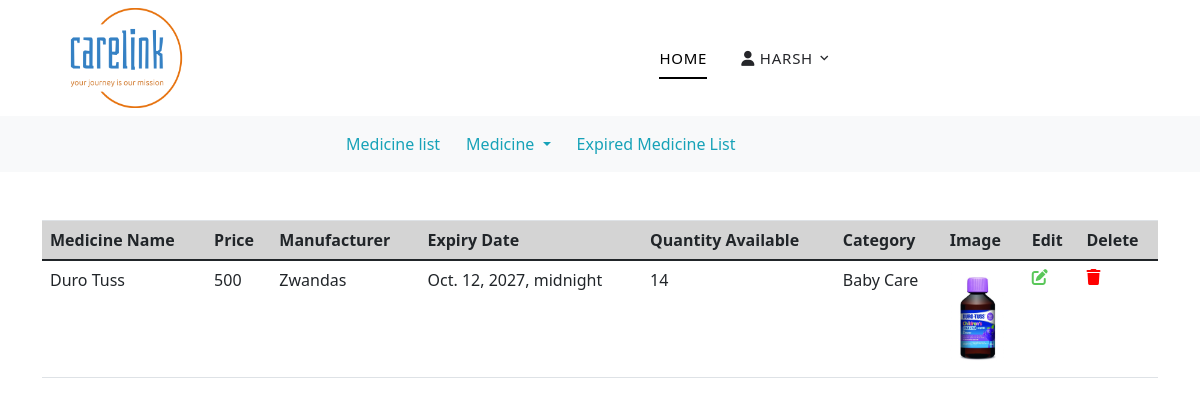
/medicines/shoppanel/ (signed in), run on an earlier commit of the app's database.
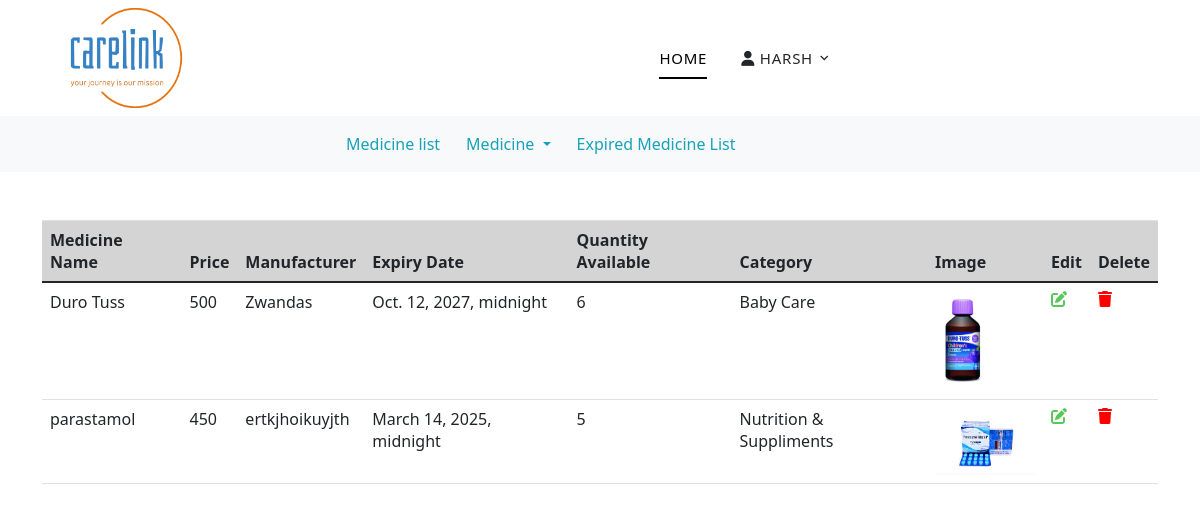
And on a later commit of the database.
### autherization/models.py (models this page shows)
class NormalUser(AbstractUser):
    is_customer = models.BooleanField(default=False)
    is_nurse = models.BooleanField(default=False)
    is_shop = models.BooleanField(default=False)
    image = models.ImageField(upload_to='images', null=True, blank=True)
    profile = models.TextField(null=True, blank=True)
    address=models.CharField(max_length=100, null=True, blank=True)
    name=models.CharField(max_length=100, null=True, blank=True)

### medicines/models.py (models this page shows, shortened)
class Medicine_inventory(models.Model):
    medicine_name=models.CharField(max_length=200,unique=True)
    price=models.PositiveIntegerField()
    manufacturer=models.CharField(max_length=200)
    expiry_date=models.DateTimeField(null=True,blank=True)
    quanity_availble=models.PositiveIntegerField()
    category=models.ForeignKey( Medicine_Category,null=True,on_delete=models.SET_NULL)
    image=models.ImageField(upload_to="images/",null=True)
    created_at = models.DateTimeField(auto_now_add=True,null=True,blank=True)

class Medicine_Category(models.Model):
    category_name=models.CharField(max_length=200,unique=True)

### medicines/views.py (the view)
# urls.py: path("shoppanel/", shop_panel_view, name="shoppanel"),
@login_required
@never_cache
def shop_panel_view(request):
    context = {
        'medicines': Medicine_inventory.objects.all(),
        'categories': Medicine_Category.objects.all()
    }
    return render(request, 'medicines/shoppanel.html', context)

### cart/context_processors.py (called while the page is built)
def counter(request):
    item_count=0
    if request.user.is_authenticated:
        user=request.user
        try:
            cart=Medcart.objects.filter(user=user)
            for i in cart:
                item_count+=i.quantity
        except:
            item_count=0
    return {'count':item_count}

### templates/medicines/shoppanel.html (shortened to what this page needs)
{% extends 'Medicine_base.html' %}
{% block content %}
    <div class="container">
        <table class="table table-hover mt-5 mb-5">
            <thead>
                <tr class="table-active">
                    <th>Medicine Name</th>
                    <th>Price</th>
                    <th>Manufacturer</th>
                    <th>Expiry Date</th>
                    <th>Quantity Available</th>
                    <th>Category</th>
                    <th>Image</th>
                    <th>Edit</th>
                    <th>Delete</th>
                </tr>
            </thead>
            <tbody>
                {% for medicine in medicines %}
                <tr>
                    <td>{{ medicine.medicine_name }}</td>
                    <td>{{ medicine.price }}</td>
                    <td>{{ medicine.manufacturer }}</td>
                    <td>{{ medicine.expiry_date }}</td>
                    <td>{{ medicine.quanity_availble }}</td>
                    <td>
                        {% if medicine.category %}
                            {{ medicine.category.category_name }}
                        {% else %}
                             No Category
                         {% endif %}
                    </td>
                     <td><img src="{{ medicine.image.url }}" alt="{{ medicine.medicine_name }}" style="max-width: 100px; max-height: 100px;"></td>
                    <td><a href="{%url 'med-change' medicine.id %}"><i class="fa-solid fa-pen-to-square"></i></a></td>
                    <td><a href="{%url 'remove-medicines' medicine.id %}"><i class="fa-solid fa-trash"></i></a></td>
                </tr>
                {% endfor %}
            </tbody>
        </table>
    </div>
{% endblock %}

### templates/medicine_base.html (shortened to what this page needs)
  {% load static %}
  <html lang="en">
  <head>
    <link rel="stylesheet" href="{% static 'fonts/icomoon/style.css' %}">
    <link rel="stylesheet" href="{% static 'css/bootstrap.min.css' %}">
    <link rel="stylesheet" href="{% static 'css/magnific-popup.css' %}">
    <link rel="stylesheet" href="{% static 'css/jquery-ui.css' %}">
    <link rel="stylesheet" href="{% static 'css/owl.carousel.min.css' %}">
    <link rel="stylesheet" href="{% static 'css/owl.theme.default.min.css' %}">
    <link rel="stylesheet" href="{% static 'css/aos.css' %}">
    <link rel="stylesheet" href="{% static 'css/style.css' %}">
    <link href="https://cdn.jsdelivr.net/npm/bootstrap@5.0.2/dist/css/bootstrap.min.css" rel="stylesheet">
  </head>
  <body>
    <div class="site-wrap">
      <div class="site-navbar py-2">
        <div class="container">
          <div class="d-flex align-items-center justify-content-between">
            <div class="logo">
              <div class="site-logo">
                <a href="{% url 'index' %}" class="js-logo-clone"><img src="{% static 'images\carelink-high-resolution-logo-transparent.png' %}" style="width: 150px;height: 100px;"></a>
              </div>
            </div>
            <div class="main-nav d-none d-lg-block">
              <nav class="site-navigation text-right text-md-center" role="navigation">
                <ul class="site-menu js-clone-nav d-none d-lg-block" style="margin-right: 320px;">
                  <li class="active"><a href="{% url 'shoppanel' %}">Home</a></li>
                  <li class="has-children">
                    <a href=""><i class="fa-solid fa-user"></i> {{ request.user.username }}</a>
                </li>
                </ul>
              </nav>
            </div>
          </div>
        </div>
      </div>
  </div>
   <nav class="navbar navbar-expand-lg navbar-light bg-light">
    <div class="container-fluid">
      <div class="collapse navbar-collapse" id="navbarNavDropdown">
        <ul class="navbar-nav" style="margin-left: 300px;">
          <li class="nav-item">
            <a id="nav-link1" class="nav-link" href="{% url 'shoppanel' %}">Medicine list</a>
          </li>
      <li class="nav-item dropdown">
        <a id="nav-link2" class="nav-link dropdown-toggle" href="#" id="navbarDarkDropdownMenuLink" role="button" data-bs-toggle="dropdown" aria-expanded="false">
          Medicine
        </a>
      </li>
          <li class="nav-item">
            <a id="nav-link3" class="nav-link" href="{% url 'expired_medicines' %}">Expired Medicine List</a>
          </li>
        </ul>
      </div>
    </div>
  </nav>
  {% block content %}
  {% endblock %}
</body>
</html>

### static/css/style.css (style rules this page uses)
body { line-height: 1.7; color: #8c92a0; font-weight: 300; font-size: 16px; }
a { -webkit-transition: .3s all ease; -o-transition: .3s all ease; transition: .3s all ease; }
.site-wrap:before { -webkit-transition: .3s all ease-in-out; -o-transition: .3s all ease-in-out; transition: .3s all ease-in-out; background: rgba(0, 0, 0, 0.6); content: ""; position: absolute; z-index: 2000; top: 0; left: 0; right: 0; bottom: 0; opacity: 0; visibility: hidden; }
.site-logo a { text-transform: uppercase; letter-spacing: .2em; font-size: 22px; color: #000 !important; font-weight: 900; }
.site-navbar { margin-bottom: 0px; z-index: 1999; position: relative; top: 0; width: 100%; background: #fff; }
.site-navbar a { color: #000; }
.site-navbar .site-navigation .site-menu { margin-left: 0; padding-left: 0; margin-bottom: 0; }
.site-navbar .site-navigation .site-menu .active > a { color: #000; position: relative; }
.site-navbar .site-navigation .site-menu .active > a:before { content: ""; position: absolute; left: 10px; right: 10px; height: 2px; background: #000; bottom: 0; }
.site-navbar .site-navigation .site-menu a { text-decoration: none !important; font-size: 15px; display: inline-block; }
.site-navbar .site-navigation .site-menu > li { display: inline-block; padding: 10px 5px; }
.site-navbar .site-navigation .site-menu > li > a { padding: 10px 10px; text-transform: uppercase; letter-spacing: .05em; color: #25262a; font-size: 15px; text-decoration: none !important; }
.site-navbar .site-navigation .site-menu .has-children { position: relative; }
.site-navbar .site-navigation .site-menu .has-children > a { position: relative; padding-right: 20px; }
.site-navbar .site-navigation .site-menu .has-children > a:before { position: absolute; content: "\e313"; font-size: 16px; top: 50%; right: 0; -webkit-transform: translateY(-50%); -ms-transform: translateY(-50%); transform: translateY(-50%); font-family: 'icomoon'; }
.site-navbar .site-navigation .site-menu .has-children a { text-transform: uppercase; }
.site-mobile-menu .site-mobile-menu-header .site-mobile-menu-logo a { display: inline-block; text-transform: uppercase; color: #000; letter-spacing: .2em; font-size: 22px; font-weight: 900; }
.site-mobile-menu .site-nav-wrap { padding: 0; margin: 0; list-style: none; position: relative; }
.site-mobile-menu .site-nav-wrap a { padding: 10px 20px; display: block; position: relative; color: #212529; }
.site-mobile-menu .site-nav-wrap li { position: relative; display: block; }
.site-mobile-menu .site-nav-wrap li.active > a { color: #51eaea; }
.site-mobile-menu .site-nav-wrap > li { display: block; position: relative; float: left; width: 100%; }
.site-mobile-menu .site-nav-wrap > li > a { padding-left: 20px; font-size: 20px; }

### templates/medicines/shoppanel.html (style rules this page uses)
.fa-solid.fa-pen-to-square { color: rgb(89, 199, 89); }
.fa-solid.fa-trash { color: red; }

What changed in the data, as far as the page shows it:
changed Medicine_inventory "Duro Tuss": quanity_availble "14" → "6"
added Medicine_inventory: medicine_name "parastamol", price "450", manufacturer "ertkjhoikuyjth", expiry_date "March 14, 2025, midnight", quanity_availble "5", category.category_name "Nutrition & Suppliments", image (picture)
